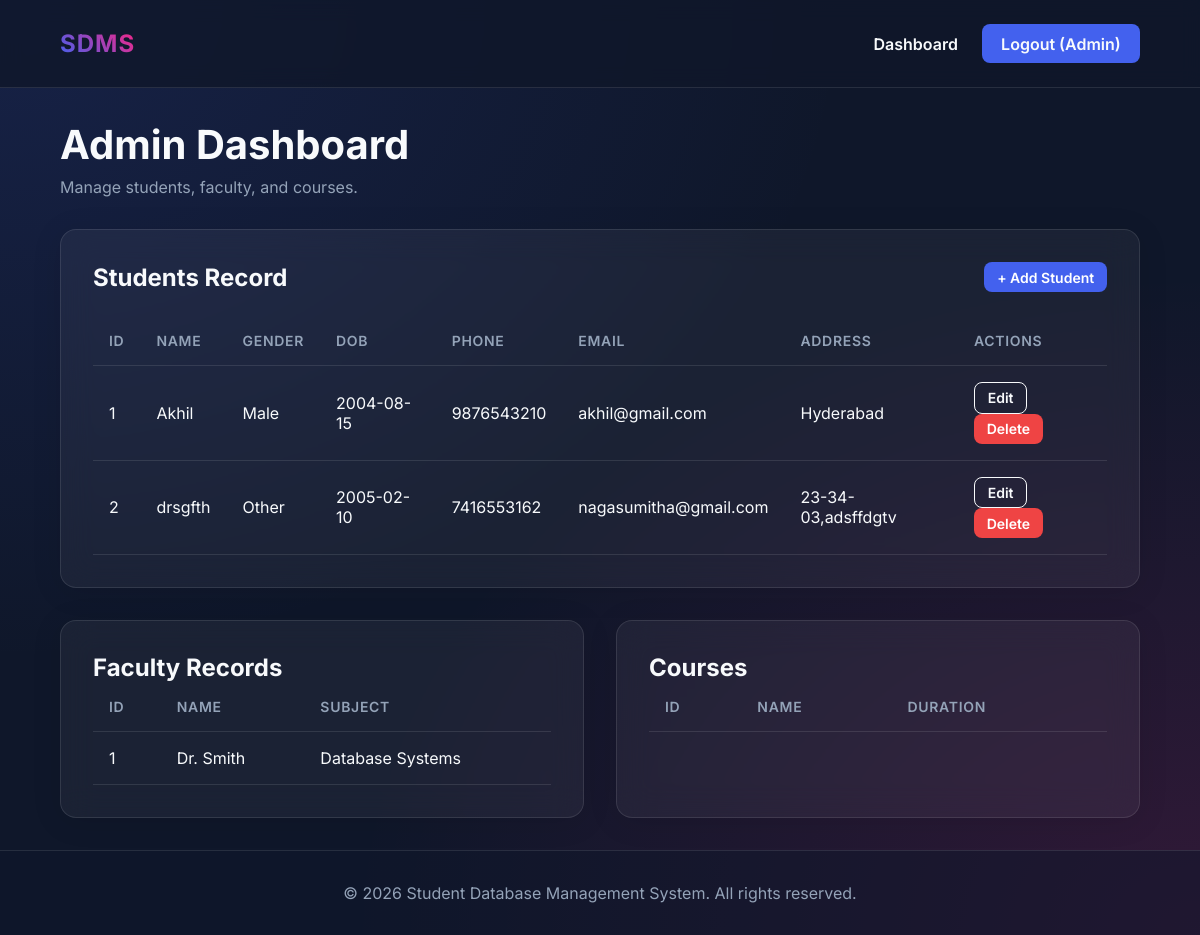
Screenshot of /admin (signed in) with the database file from the repository.
### tables this page shows
CREATE TABLE students (
                student_id INTEGER PRIMARY KEY AUTOINCREMENT,
                name TEXT,
                gender TEXT,
                dob DATE,
                phone TEXT,
                email TEXT,
                address TEXT,
                password TEXT DEFAULT 'student123'
            );

CREATE TABLE faculty (
                faculty_id INTEGER PRIMARY KEY AUTOINCREMENT,
                faculty_name TEXT,
                subject TEXT,
                password TEXT DEFAULT 'faculty123'
            );

### app.py (the view)
@app.route('/admin')
def admin_dashboard():
    if session.get('user_type') != 'admin': return redirect(url_for('index'))
    conn = get_db_connection()
    students = conn.execute('SELECT * FROM students').fetchall()
    faculty = conn.execute('SELECT * FROM faculty').fetchall()
    courses = conn.execute('SELECT * FROM courses').fetchall()
    conn.close()
    return render_template('admin_dashboard.html', students=students, faculty=faculty, courses=courses)

### app.py (called while the page is built)
def get_db_connection():
    conn = sqlite3.connect(DB_FILE)
    conn.row_factory = sqlite3.Row
    return conn

### templates/admin_dashboard.html (shortened to what this page needs)
{% extends "base.html" %}
{% block content %}
<div class="dashboard-header">
    <h1>Admin Dashboard</h1>
    <p>Manage students, faculty, and courses.</p>
</div>
<div class="dashboard-grid">
    <div class="glass-card full-width">
        <div class="card-header">
            <h2>Students Record</h2>
            <button class="btn btn-primary btn-small" onclick="document.getElementById('addStudentModal').style.display='block'">+ Add Student</button>
        </div>
        <div class="table-responsive">
            <table>
                <thead>
                    <tr>
                        <th>ID</th>
                        <th>Name</th>
                        <th>Gender</th>
                        <th>DOB</th>
                        <th>Phone</th>
                        <th>Email</th>
                        <th>Address</th>
                        <th>Actions</th>
                    </tr>
                </thead>
                <tbody>
                    {% for student in students %}
                    <tr>
                        <td>{{ student.student_id }}</td>
                        <td>{{ student.name }}</td>
                        <td>{{ student.gender }}</td>
                        <td>{{ student.dob }}</td>
                        <td>{{ student.phone }}</td>
                        <td>{{ student.email }}</td>
                        <td>{{ student.address }}</td>
                        <td>
                            <button class="btn btn-secondary btn-small">Edit</button>
                            <button class="btn btn-danger btn-small">Delete</button>
                        </td>
                    </tr>
                    {% endfor %}
                </tbody>
            </table>
        </div>
    </div>
    <div class="glass-card">
        <h2>Faculty Records</h2>
        <div class="table-responsive">
            <table>
                <thead>
                    <tr>
                        <th>ID</th>
                        <th>Name</th>
                        <th>Subject</th>
                    </tr>
                </thead>
                <tbody>
                    {% for f in faculty %}
                    <tr>
                        <td>{{ f.faculty_id }}</td>
                        <td>{{ f.faculty_name }}</td>
                        <td>{{ f.subject }}</td>
                    </tr>
                    {% endfor %}
                </tbody>
            </table>
        </div>
    </div>
    <div class="glass-card">
        <h2>Courses</h2>
        <div class="table-responsive">
            <table>
                <thead>
                    <tr>
                        <th>ID</th>
                        <th>Name</th>
                        <th>Duration</th>
                    </tr>
                </thead>
            </table>
        </div>
    </div>
</div>
{% endblock %}

### templates/base.html (shortened to what this page needs)
<!DOCTYPE html>
<html lang="en">
<head>
    <link rel="stylesheet" href="{{ url_for('static', filename='css/style.css') }}">
</head>
<body>
    <nav class="navbar">
        <div class="logo">SDMS</div>
        <ul class="nav-links">
            {% if session.get('user_type') %}
                <li><a href="{{ url_for('index') }}">Dashboard</a></li>
                <li><a href="{{ url_for('logout') }}" class="btn btn-primary">Logout ({{ session.get('name') }})</a></li>
            {% else %}
                <li><a href="{{ url_for('index') }}" class="btn btn-primary">Login</a></li>
            {% endif %}
        </ul>
    </nav>
    <div class="container">
        {% block content %}{% endblock %}
    </div>
    <footer>
        <p>&copy; 2026 Student Database Management System. All rights reserved.</p>
    </footer>
</body>
</html>

### static/css/style.css (style rules this page uses)
:root { --primary-color: #4361ee; --primary-hover: #3a0ca3; --secondary-color: #f72585; --background-color: #0f172a; --card-bg: rgba(255, 255, 255, 0.05); --card-border: rgba(255, 255, 255, 0.1); --text-color: #f8fafc; --text-muted: #94a3b8; --success: #10b981; --danger: #ef4444; --warning: #f59e0b; }
* { margin: 0; padding: 0; box-sizing: border-box; font-family: 'Inter', sans-serif; }
body { background-color: var(--background-color); background-image: radial-gradient(at 0% 0%, rgba(67, 97, 238, 0.15) 0px, transparent 50%), radial-gradient(at 100% 100%, rgba(247, 37, 133, 0.15) 0px, transparent 50%); background-attachment: fixed; color: var(--text-color); min-height: 100vh; display: flex; flex-direction: column; }
.navbar { display: flex; justify-content: space-between; align-items: center; padding: 1.5rem 5%; background: rgba(15, 23, 42, 0.8); backdrop-filter: blur(10px); border-bottom: 1px solid var(--card-border); position: sticky; top: 0; z-index: 100; }
.logo { font-size: 1.5rem; font-weight: 700; background: linear-gradient(45deg, var(--primary-color), var(--secondary-color)); -webkit-background-clip: text; -webkit-text-fill-color: transparent; letter-spacing: 1px; }
.nav-links { list-style: none; display: flex; gap: 1.5rem; align-items: center; }
.nav-links a { text-decoration: none; color: var(--text-color); font-weight: 600; transition: color 0.3s; }
.container { flex: 1; padding: 2rem 5%; max-width: 1400px; margin: 0 auto; width: 100%; }
.glass-card { background: var(--card-bg); backdrop-filter: blur(16px); -webkit-backdrop-filter: blur(16px); border: 1px solid var(--card-border); border-radius: 16px; padding: 2rem; box-shadow: 0 4px 30px rgba(0, 0, 0, 0.1); }
.btn { display: inline-block; padding: 0.6rem 1.2rem; border-radius: 8px; border: none; font-weight: 600; cursor: pointer; transition: all 0.3s; text-decoration: none; text-align: center; }
.btn-primary { background-color: var(--primary-color); color: white; }
.btn-secondary { background-color: transparent; border: 1px solid var(--text-color); color: var(--text-color); }
.btn-danger { background-color: var(--danger); color: white; }
.btn-small { padding: 0.4rem 0.8rem; font-size: 0.875rem; }
.dashboard-header { margin-bottom: 2rem; }
.dashboard-header h1 { font-size: 2.5rem; margin-bottom: 0.5rem; }
.dashboard-header p { color: var(--text-muted); }
.dashboard-grid { display: grid; grid-template-columns: repeat(auto-fit, minmax(350px, 1fr)); gap: 2rem; }
.full-width { grid-column: 1 / -1; }
.card-header { display: flex; justify-content: space-between; align-items: center; margin-bottom: 1.5rem; }
.table-responsive { overflow-x: auto; }
table { width: 100%; border-collapse: collapse; }
th, td { padding: 1rem; text-align: left; border-bottom: 1px solid var(--card-border); }
th { color: var(--text-muted); font-weight: 600; text-transform: uppercase; font-size: 0.875rem; letter-spacing: 0.05em; }
footer { text-align: center; padding: 2rem; color: var(--text-muted); border-top: 1px solid var(--card-border); background: rgba(15, 23, 42, 0.5); }

### rows the page displays
students: student_id "1", name "Akhil", gender "Male", dob "2004-08-15", phone "9876543210", email "akhil@gmail.com", address "Hyderabad"
students: student_id "2", name "drsgfth", gender "Other", dob "2005-02-10", phone "7416553162", email "nagasumitha@gmail.com", address "23-34-03,adsffdgtv"
faculty: faculty_id "1", faculty_name "Dr. Smith", subject "Database Systems"

### other values shown
{{ session.get('name') }} "Admin"
